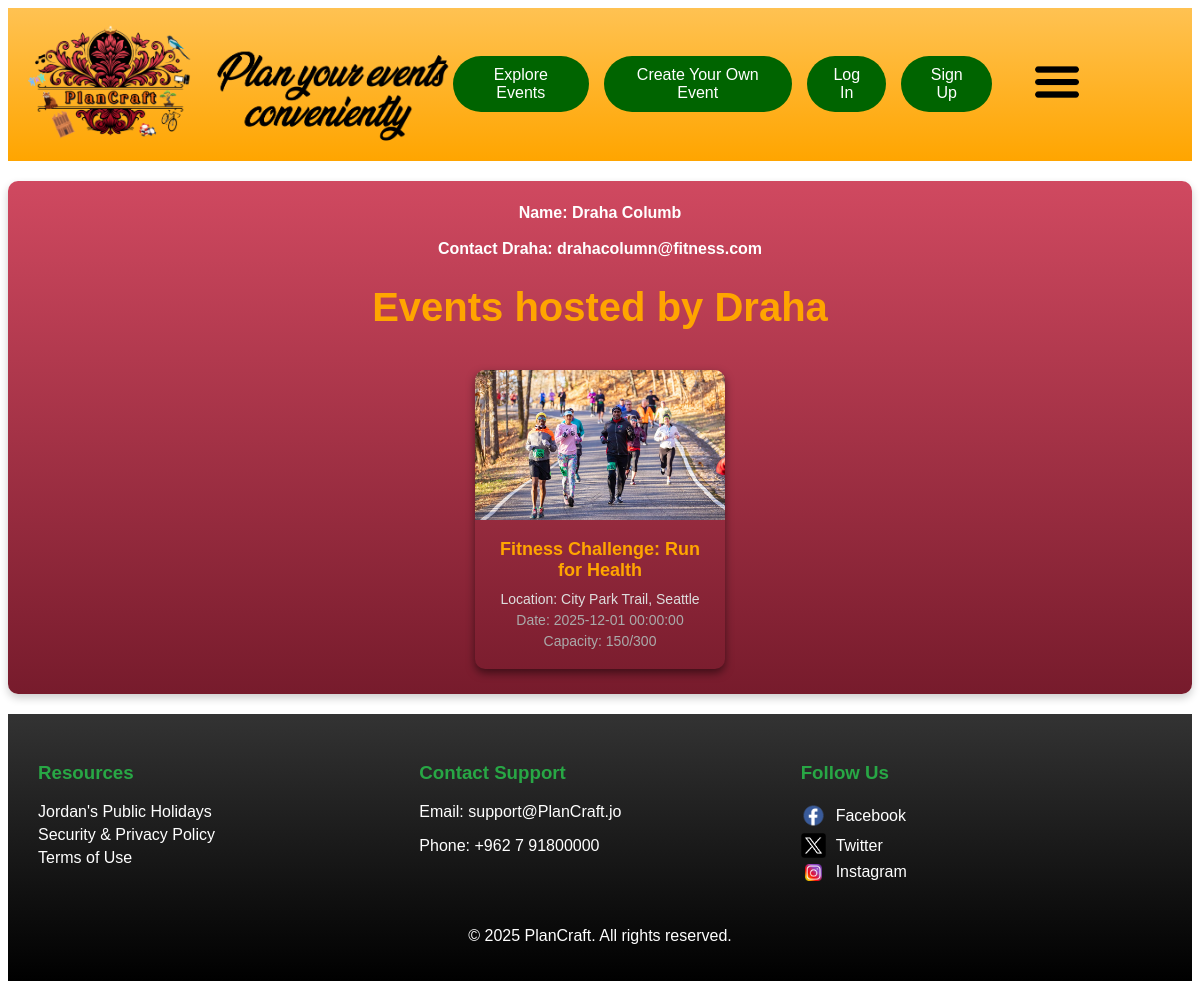
The app's page /profile.php?id=4 with its own data.
### tables this page shows
CREATE TABLE IF NOT EXISTS `credentials` (
  `ID` int NOT NULL AUTO_INCREMENT,
  `username` text NOT NULL,
  `first_name` varchar(50) NOT NULL,
  `last_name` varchar(50) DEFAULT NULL,
  `email` text NOT NULL,
  `password` text NOT NULL,
  `events` text NOT NULL,
  PRIMARY KEY (`ID`)
);

CREATE TABLE IF NOT EXISTS `events` (
  `ID` int NOT NULL AUTO_INCREMENT,
  `name` varchar(1000) NOT NULL,
  `date` datetime NOT NULL,
  `place` varchar(1000) NOT NULL,
  `capacity` int NOT NULL,
  `description` varchar(6000) DEFAULT NULL,
  `current_cap` int NOT NULL,
  `img` varchar(5000) NOT NULL,
  `host_id` int NOT NULL,
  PRIMARY KEY (`ID`),
  KEY `host_id` (`host_id`)
);

### profile.php (the view, shortened to what this page needs)
<!DOCTYPE html>
<html>
    <head>
        <link rel="stylesheet" href="style.css?v=<?php echo filemtime('style.css'); ?>">
        <?php
            $servername = "localhost";
            $username = "root";
            $password = "";
            $dbname = "webpage design project";
            $user_id = $_GET['id'];
            $conn = new mysqli($servername, $username, $password, $dbname);
            $sqluser = "SELECT * FROM credentials WHERE ID = '$user_id'";
            $resultuser = $conn->query($sqluser);
            if ($resultuser->num_rows > 0) {
                $user = $resultuser->fetch_assoc();
            } else {
                die("404 profile not found");
            }
        ?>
    </head>
    <body>
        <header id="header_part">
            <div class="logo">
                <a class="link-wrapper" href="index.php">
                    <img class="logo-img-header" id="h_logo" src="images/PlanCraft Long Logo.png" alt="PlanCraft Long Logo">
                </a>
            </div>
            <div id="s_header">
                <a class="eventbtn big-screen-btn" href="events.php">Explore Events</a>
                <?php
                    if (!isset($_SESSION['user'])) {
                        echo '
                            <a class="eventbtn big-screen-btn" href="login.php">Create Your Own Event</a>
                            <a class="eventbtn big-screen-btn" href="login.php">Log In</a>
                            <a class="eventbtn big-screen-btn" href="signup.php">Sign Up</a>
                        ';
                    }
                ?>
                <nav class="nav_class">
                    <div class="dropdown">
                        <img class="menu-icon" src="images/Menu Image.png" alt="Menu Icon" width="50">
                    </div>
                </nav>
            </div>
        </header>
        <div class="profile-box">
                <p class="profile-info">Name: <?php echo $user['first_name'] . ' ' . $user['last_name'] ?></p>
                <p class="profile-info">Contact <?php echo $user['first_name'] . ': ' . $user['email'] ?></p>
                <h1> Events hosted by <?php echo $user['first_name'] ?></h1>
            <div class="events-grid-profile">
                <?php
                    $sql = "SELECT * FROM events WHERE host_id = '$user_id'";
                    $result = $conn->query($sql);
                    if ($result->num_rows > 0) {
                        while ($row = $result->fetch_assoc()) {
                            $image = "";
                            if ($row['img'] != NULL && $row['img'] != "") {
                                $image = '<img src="' . $row['img'] . '" alt="' . $row['name'] . '" class="event-image">';
                            }
                            echo '
                                <div class="event-box-profile">
                                    <a class="link-wrapper" href="event.php?id=' . $row['ID'] . '">'
                                        . $image .
                                        '<div class="event-content">
                                            <div class="event-name">' . $row['name'] . '</div>
                                            <div class="event-location">Location: ' . $row['place'] . '</div>
                                            <div class="event-datetime">Date: ' . $row['date'] . '</div>
                                            <div class="event-datetime">Capacity: ' . $row['current_cap'] . '/' . $row['capacity'] . '</div>
                                        </div>
                                    </a>
                                </div>
                            ';
                        }
                    } else {
                        echo "No events found.";
                    }
                ?>
            </div>
        </div>
        <footer>
            <div class="footer-container">
                <div class="footer-section">
                    <h3>Resources</h3>
                    <ul>
                        <li><a href="holidays.php">Jordan's Public Holidays</a></li>
                        <li><a href="privacy_policy.php">Security & Privacy Policy</a></li>
                        <li><a href="terms_of_use.php">Terms of Use</a></li>
                    </ul>
                </div>
                <div class="footer-section">
                    <h3>Contact Support</h3>
                    <p>Email: support@PlanCraft.jo</p>
                    <p>Phone: +962 7 91800000</p>
                </div>
                <div class="footer-section">
                    <h3>Follow Us</h3>
                    <ul class="social-media">
                        <li>
                            <a href="https://www.facebook.com/" target="_blank">
                                <img src="images/facebook_icon.png" alt="Facebook" class="social-icon" />
                                Facebook
                            </a>
                        </li>
                        <li>
                            <a href="https://x.com/?lang=en" target="_blank">
                                <img src="images/twitter_icon.png" alt="Twitter" class="social-icon" />
                                Twitter
                            </a>
                        </li>
                        <li>
                            <a href="https://www.instagram.com/" target="_blank">
                                <img src="images/instagram_icon.png" alt="Instagram" class="social-icon" />
                                Instagram
                            </a>
                        </li>
                    </ul>
                </div>
            </div>
            <div class="footer-bottom">
                <p>&copy; 2025 PlanCraft. All rights reserved.</p>
            </div>
        </footer>
    </body>
</html>

### style.css (style rules this page uses)
#header_part { display: flex; justify-content: space-between; align-items: center; padding: 10px 20px; background-color: orange; background-image: linear-gradient(rgb(255, 194, 82), orange); }
.logo { width: 450px; }
.logo-img-header { width: 100%; }
#h_logo { border-radius: 0%; }
#s_header { display: flex; align-items: center; }
.eventbtn { display: inline-block; padding: 10px 20px; border-radius: 50px; background-color: darkgreen; color: white; text-align: center; text-decoration: none; margin-right: 15px; transition: background-color 0.3s ease; }
.menu-icon { cursor: pointer; margin-left: 25px; margin-right: 90px; transition: transform 0.3s ease; }
.nav_class { position: relative; justify-content: center; }
.dropdown { position: relative; }
body { font-family: Arial, sans-serif; }
footer { background-color: #333; background-image: linear-gradient(#333, #000); color: white; padding: 20px; }
.footer-container { display: flex; justify-content: space-between; flex-wrap: wrap; }
.footer-section { flex: 1; margin: 10px; min-width: 200px; }
.footer-section h3 { color: #28a745; }
.footer-section p { font-size: 1 em; }
.footer-section ul { list-style-type: none; padding: 0; }
.footer-section ul li { margin: 5px 0; }
.footer-section a { color: white; text-decoration: none; }
.footer-bottom { text-align: center; margin-top: 20px; }
.social-media { list-style-type: none; padding: 0; }
.social-media li { margin: 5px 0; }
.social-media a { color: white; text-decoration: none; display: flex; align-items: center; }
.social-icon { width: 25px; height: auto; margin-right: 10px; }
.profile-box { width: 100%; margin: 20px auto; padding: 5px 0px; background-image: linear-gradient(#D04960, #771B2C); border-radius: 10px; box-shadow: 0 4px 8px rgba(0, 0, 0, 0.2); color: white; text-align: center; font-family: Arial, sans-serif; }
.profile-box h1 { margin-bottom: 20px; color: orange; font-size: 40px; }
.profile-box p { margin: 8px 0; font-size: 16px; color: white; }
.events-grid-profile { display: grid; grid-template-columns: repeat(auto-fit, minmax(250px ,15%)); justify-content: center; gap: 20px; padding: 20px; }
.event-box-profile { border-radius: 10px; overflow: hidden; box-shadow: 0 4px 8px rgba(0, 0, 0, 0.5); color: white; transition: transform 0.3s ease, box-shadow 0.3s ease; }
.event-image { width: 100%; height: 150px; object-fit: cover; }
.event-content { padding: 15px; }
.event-name { font-size: 18px; font-weight: bold; margin-bottom: 10px; color: orange; }
.event-location, .event-datetime { font-size: 14px; margin-bottom: 5px; }
.event-location { color: #ddd; }
.event-datetime { color: #aaa; }
.link-wrapper { all: unset; cursor: pointer; display: block; text-decoration: none; height: 100%; }
.profile-info { font-weight: bold; padding-top: 10px; }

### records on screen
credentials: first_name "Draha", last_name "Columb", email "drahacolumn@fitness.com"
events: img (picture), name "Fitness Challenge: Run for Health", place "City Park Trail, Seattle", date "2025-12-01 00:00:00", current_cap "150", capacity "300"
